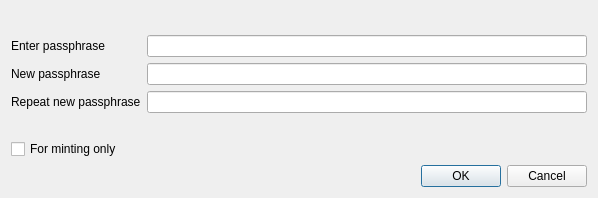
<?xml version="1.0" encoding="UTF-8"?>
<ui version="4.0">
 <class>AskPassphraseDialog</class>
 <widget class="QDialog" name="AskPassphraseDialog">
  <property name="geometry">
   <rect>
    <x>0</x>
    <y>0</y>
    <width>598</width>
    <height>198</height>
   </rect>
  </property>
  <property name="sizePolicy">
   <sizepolicy hsizetype="Preferred" vsizetype="Minimum">
    <horstretch>0</horstretch>
    <verstretch>0</verstretch>
   </sizepolicy>
  </property>
  <property name="minimumSize">
   <size>
    <width>550</width>
    <height>0</height>
   </size>
  </property>
  <property name="windowTitle">
   <string>Passphrase Dialog</string>
  </property>
  <layout class="QVBoxLayout" name="verticalLayout">
   <item>
    <widget class="QLabel" name="warningLabel">
     <property name="textFormat">
      <enum>Qt::RichText</enum>
     </property>
     <property name="wordWrap">
      <bool>true</bool>
     </property>
    </widget>
   </item>
   <item>
    <layout class="QFormLayout" name="formLayout">
     <property name="fieldGrowthPolicy">
      <enum>QFormLayout::AllNonFixedFieldsGrow</enum>
     </property>
     <item row="0" column="0">
      <widget class="QLabel" name="passLabel1">
       <property name="text">
        <string>Enter passphrase</string>
       </property>
      </widget>
     </item>
     <item row="0" column="1">
      <widget class="QLineEdit" name="passEdit1">
       <property name="echoMode">
        <enum>QLineEdit::Password</enum>
       </property>
      </widget>
     </item>
     <item row="1" column="0">
      <widget class="QLabel" name="passLabel2">
       <property name="text">
        <string>New passphrase</string>
       </property>
      </widget>
     </item>
     <item row="1" column="1">
      <widget class="QLineEdit" name="passEdit2">
       <property name="echoMode">
        <enum>QLineEdit::Password</enum>
       </property>
      </widget>
     </item>
     <item row="2" column="0">
      <widget class="QLabel" name="passLabel3">
       <property name="text">
        <string>Repeat new passphrase</string>
       </property>
      </widget>
     </item>
     <item row="2" column="1">
      <widget class="QLineEdit" name="passEdit3">
       <property name="echoMode">
        <enum>QLineEdit::Password</enum>
       </property>
      </widget>
     </item>
     <item row="3" column="1">
      <widget class="QLabel" name="capsLabel">
       <property name="font">
        <font>
         <weight>75</weight>
         <bold>true</bold>
        </font>
       </property>
       <property name="text">
        <string/>
       </property>
       <property name="alignment">
        <set>Qt::AlignCenter</set>
       </property>
      </widget>
     </item>
     <item row="4" column="0">
      <widget class="QCheckBox" name="mintingCheckBox">
       <property name="enabled">
        <bool>true</bool>
       </property>
       <property name="toolTip">
        <string>Serves to disable trivial use of sendmoney when the OS account is compromised. Provides no real security.</string>
       </property>
       <property name="text">
        <string>For minting only</string>
       </property>
       <property name="visible">
        <bool>false</bool>
       </property>
      </widget>
     </item>
    </layout>
   </item>
   <item>
    <widget class="QDialogButtonBox" name="buttonBox">
     <property name="orientation">
      <enum>Qt::Horizontal</enum>
     </property>
     <property name="standardButtons">
      <set>QDialogButtonBox::Cancel|QDialogButtonBox::Ok</set>
     </property>
    </widget>
   </item>
  </layout>
 </widget>
 <resources/>
 <connections>
  <connection>
   <sender>buttonBox</sender>
   <signal>accepted()</signal>
   <receiver>AskPassphraseDialog</receiver>
   <slot>accept()</slot>
   <hints>
    <hint type="sourcelabel">
     <x>248</x>
     <y>254</y>
    </hint>
    <hint type="destinationlabel">
     <x>157</x>
     <y>274</y>
    </hint>
   </hints>
  </connection>
  <connection>
   <sender>buttonBox</sender>
   <signal>rejected()</signal>
   <receiver>AskPassphraseDialog</receiver>
   <slot>reject()</slot>
   <hints>
    <hint type="sourcelabel">
     <x>316</x>
     <y>260</y>
    </hint>
    <hint type="destinationlabel">
     <x>286</x>
     <y>274</y>
    </hint>
   </hints>
  </connection>
 </connections>
</ui>
